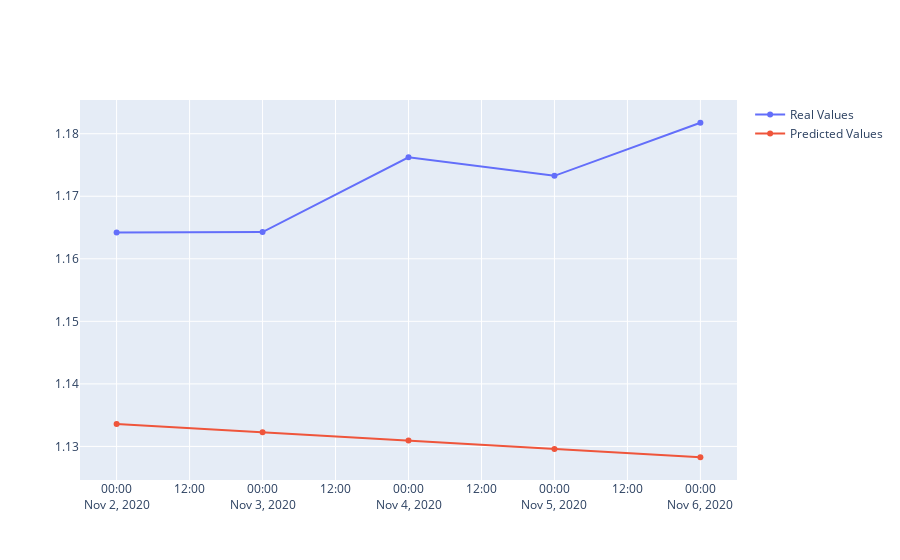

Notebook source saved alongside this figure:
### Code cell
fig = go.Figure()
fig.add_trace(go.Scatter(x=final_df_results.index, y=final_df_results[y_col_name], mode='lines+markers', name='Real Values'))
fig.add_trace(go.Scatter(x=final_df_results.index, y=final_df_results['yhat'], mode='lines+markers', name='Predicted Values'))
fig.show()

### Figure 1 — Plotly figure (JSON) as saved in the notebook; plotly's stock layout.template omitted (floating-point values rounded to 4 significant figures)
{"data": [{"mode": "lines+markers", "name": "Real Values", "type": "scatter", "x": ["2020-11-02T00:00:00", "2020-11-03T00:00:00", "2020-11-04T00:00:00", "2020-11-05T00:00:00", "2020-11-06T00:00:00"], "y": [1.164, 1.164, 1.176, 1.173, 1.182]}, {"mode": "lines+markers", "name": "Predicted Values", "type": "scatter", "x": ["2020-11-02T00:00:00", "2020-11-03T00:00:00", "2020-11-04T00:00:00", "2020-11-05T00:00:00", "2020-11-06T00:00:00"], "y": [1.134, 1.132, 1.131, 1.13, 1.128]}], "layout": {}}
